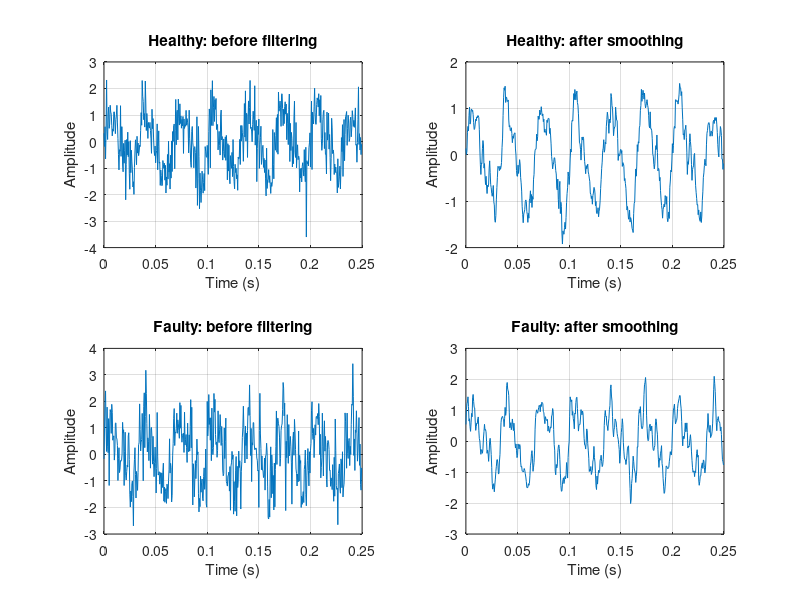

Source code (MATLAB): (Note: this script raises an error after producing the figure.)
% Industrial Machine Vibration Monitoring and Early Fault Detection Using DSP
% Academic demonstration with SYNTHETIC vibration signals (not real machine data).
% Shows vibration waveforms and FFT spectra before/after simple smoothing.

clc; clear; close all;
rng(7);                         % Reproducible random noise

%% 1. Generate synthetic vibration signals
fs = 2000;                      % Sampling frequency (Hz)
T = 2;                          % Duration (seconds)
t = 0:1/fs:T-1/fs;
N = length(t);

% Healthy machine: fundamental vibration and harmonic
healthy_clean = sin(2*pi*30*t) + 0.30*sin(2*pi*60*t);

% Faulty machine: add illustrative fault-related frequency components
faulty_clean = healthy_clean + 0.55*sin(2*pi*180*t) ...
                            + 0.30*sin(2*pi*300*t);

% Add random noise
noise_level = 0.65;
healthy_noisy = healthy_clean + noise_level*randn(size(t));
faulty_noisy  = faulty_clean  + noise_level*randn(size(t));

%% 2. Reduce some rapid fluctuations using a moving-average filter
% Note: smoothing can also weaken high-frequency fault information.
windowLength = 5;
kernel = ones(1, windowLength)/windowLength;
healthy_filtered = conv(healthy_noisy, kernel, 'same');
faulty_filtered  = conv(faulty_noisy, kernel, 'same');

%% 3. Plot signals before and after smoothing
showN = min(N, round(0.25*fs));
figure('Name','Vibration Before and After Filtering','Color','w');

subplot(2,2,1);
plot(t(1:showN), healthy_noisy(1:showN));
title('Healthy: before filtering'); xlabel('Time (s)');
ylabel('Amplitude'); grid on;

subplot(2,2,2);
plot(t(1:showN), healthy_filtered(1:showN));
title('Healthy: after smoothing'); xlabel('Time (s)');
ylabel('Amplitude'); grid on;

subplot(2,2,3);
plot(t(1:showN), faulty_noisy(1:showN));
title('Faulty: before filtering'); xlabel('Time (s)');
ylabel('Amplitude'); grid on;

subplot(2,2,4);
plot(t(1:showN), faulty_filtered(1:showN));
title('Faulty: after smoothing'); xlabel('Time (s)');
ylabel('Amplitude'); grid on;

%% 4. Calculate single-sided FFT spectra
[f, H_noisy] = singleSidedFFT(healthy_noisy, fs);
[~, H_filtered] = singleSidedFFT(healthy_filtered, fs);
[~, F_noisy] = singleSidedFFT(faulty_noisy, fs);
[~, F_filtered] = singleSidedFFT(faulty_filtered, fs);

figure('Name','FFT Before and After Filtering','Color','w');
subplot(2,1,1);
plot(f,H_noisy,'DisplayName','Before'); hold on;
plot(f,H_filtered,'DisplayName','After');
xlim([0 500]); title('Healthy vibration spectrum');
xlabel('Frequency (Hz)'); ylabel('Magnitude');
legend('Location','northeast'); grid on;

subplot(2,1,2);
plot(f,F_noisy,'DisplayName','Before'); hold on;
plot(f,F_filtered,'DisplayName','After');
xlim([0 500]); title('Faulty vibration spectrum');
xlabel('Frequency (Hz)'); ylabel('Magnitude');
legend('Location','northeast'); grid on;

%% 5. Compare healthy and faulty spectra after filtering
figure('Name','Healthy vs Faulty Spectrum','Color','w');
plot(f,H_filtered,'DisplayName','Healthy (filtered)'); hold on;
plot(f,F_filtered,'DisplayName','Faulty (filtered)');
xlim([0 500]); title('Healthy vs faulty vibration');
xlabel('Frequency (Hz)'); ylabel('Magnitude');
legend('Location','northeast'); grid on;

%% 6. Simple feature comparison
% The 150-220 Hz band is illustrative because the synthetic fault includes
% a 180 Hz component. For real data, choose features from the machine.
band = (f >= 150 & f <= 220);
healthyRMS = sqrt(mean(healthy_filtered.^2));
faultyRMS = sqrt(mean(faulty_filtered.^2));
healthyBandEnergy = sum(H_filtered(band).^2);
faultyBandEnergy = sum(F_filtered(band).^2);

fprintf('\n--- Synthetic demonstration results ---\n');
fprintf('Healthy filtered RMS: %.4f\n', healthyRMS);
fprintf('Faulty filtered RMS : %.4f\n', faultyRMS);
fprintf('Healthy 150-220 Hz spectral energy: %.6f\n', healthyBandEnergy);
fprintf('Faulty 150-220 Hz spectral energy : %.6f\n', faultyBandEnergy);
fprintf('\nThese are synthetic examples, not real-machine results.\n');
fprintf('Moving-average smoothing may also weaken fault-related frequencies.\n');

%% Local function: single-sided FFT using base MATLAB
function [f, magnitude] = singleSidedFFT(x, fs)
    x = x(:).';
    N = length(x);
    X = fft(x);
    magnitude = abs(X/N);
    magnitude = magnitude(1:floor(N/2)+1);
    if length(magnitude) > 2
        magnitude(2:end-1) = 2*magnitude(2:end-1);
    end
    f = fs*(0:floor(N/2))/N;
end
